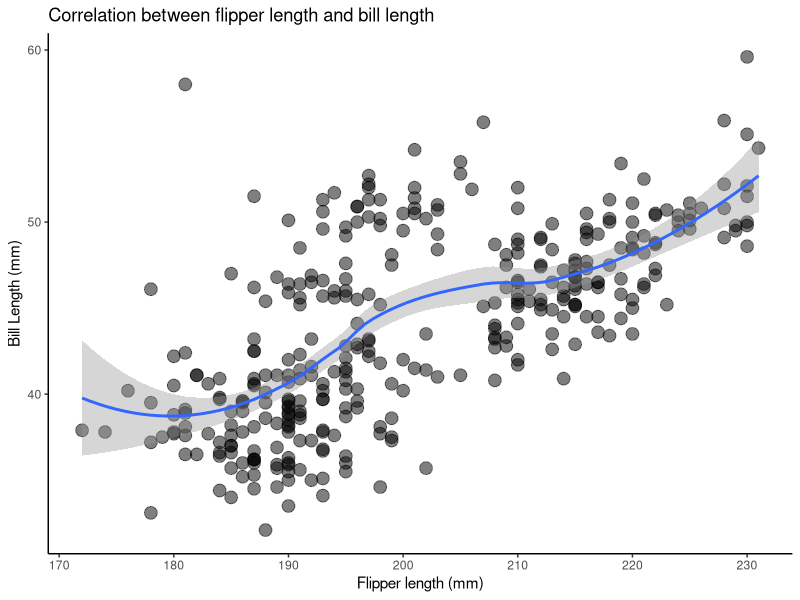

Generate this figure with R:
## ---- chunk 1
library(tidyverse)
library(palmerpenguins)
## ---- chunk 2
test_variable <- 5
penguins_df <- penguins
## ---- chunk 3
cleaned_penguins_df <- penguins_df |>
  mutate(age = 2025 - year) 
  # |>
  #filter(flipper_length_mm > 200) |>
  # group_by(species) |>
  # summarize(num_penguins = n(), mean_body_mass = mean(body_mass_g, na.rm = TRUE))
## ---- chunk 4
mean_bill_length <- cleaned_penguins_df |> group_by(species) |> summarize(num_penguins = n(), mean_bill_length = mean(bill_length_mm, na.rm = TRUE))
mean_bill_length
## ---- chunk 5
penguins_df |>
  count(species, island) 

prop_species_df <- penguins_df |> group_by(species, island) |>
  mutate(n_per_species_and_island = n()) |>
  group_by(island) |>
  mutate(n_per_island = n(), prop_species = n_per_species_and_island / n_per_island) 
## ---- chunk 6
ggplot(data=penguins_df,
       mapping = aes(x=flipper_length_mm, y=bill_length_mm)) +
  geom_point(size=4, alpha=0.5) +
  labs(x="Flipper length (mm)", y="Bill Length (mm)", title="Correlation between flipper length and bill length") +
  geom_smooth() +
  theme_classic()
